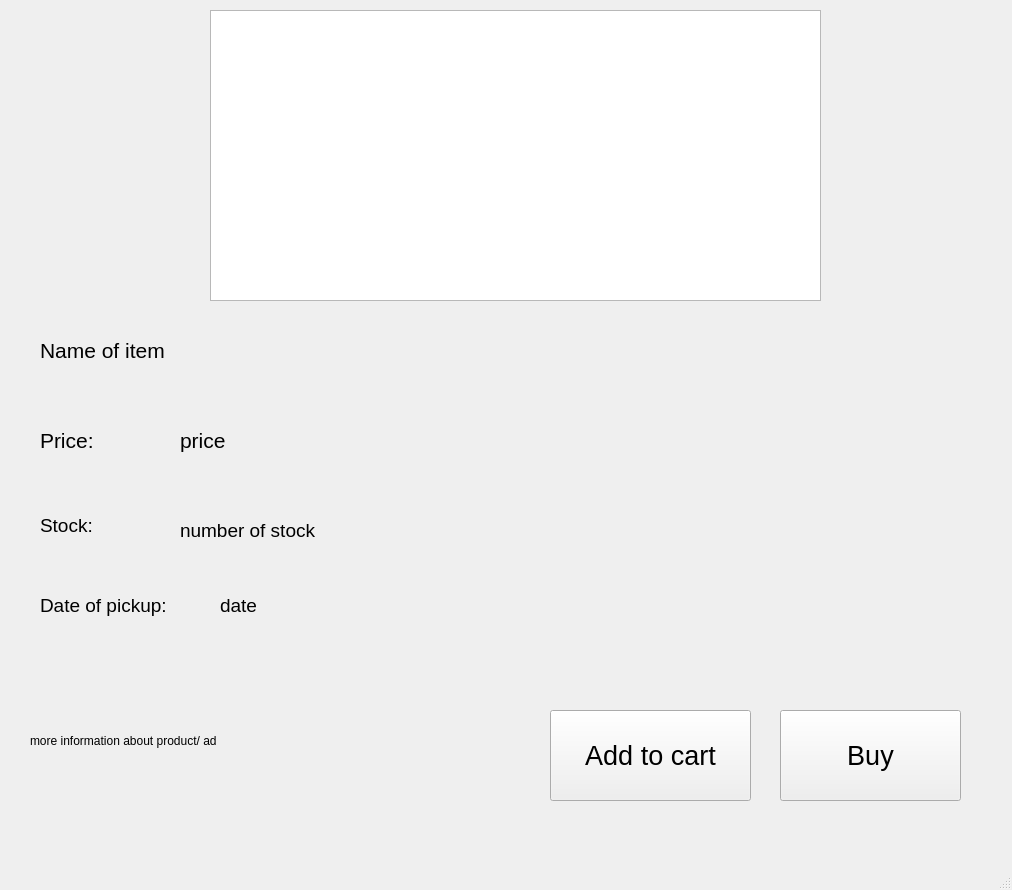
<?xml version="1.0" encoding="UTF-8"?>
<ui version="4.0">
 <class>MainWindow</class>
 <widget class="QMainWindow" name="MainWindow">
  <property name="geometry">
   <rect>
    <x>0</x>
    <y>0</y>
    <width>1012</width>
    <height>890</height>
   </rect>
  </property>
  <property name="windowTitle">
   <string>MainWindow</string>
  </property>
  <widget class="QWidget" name="centralwidget">
   <widget class="QGraphicsView" name="graphicsView">
    <property name="geometry">
     <rect>
      <x>210</x>
      <y>10</y>
      <width>611</width>
      <height>291</height>
     </rect>
    </property>
   </widget>
   <widget class="QLabel" name="label">
    <property name="geometry">
     <rect>
      <x>40</x>
      <y>320</y>
      <width>941</width>
      <height>61</height>
     </rect>
    </property>
    <property name="font">
     <font>
      <pointsize>16</pointsize>
     </font>
    </property>
    <property name="text">
     <string>Name of item</string>
    </property>
   </widget>
   <widget class="QLabel" name="label_2">
    <property name="geometry">
     <rect>
      <x>40</x>
      <y>410</y>
      <width>61</width>
      <height>61</height>
     </rect>
    </property>
    <property name="font">
     <font>
      <pointsize>16</pointsize>
     </font>
    </property>
    <property name="text">
     <string>Price:</string>
    </property>
   </widget>
   <widget class="QLabel" name="label_3">
    <property name="geometry">
     <rect>
      <x>40</x>
      <y>500</y>
      <width>61</width>
      <height>51</height>
     </rect>
    </property>
    <property name="font">
     <font>
      <pointsize>14</pointsize>
     </font>
    </property>
    <property name="text">
     <string>Stock:</string>
    </property>
   </widget>
   <widget class="QLabel" name="label_4">
    <property name="geometry">
     <rect>
      <x>180</x>
      <y>510</y>
      <width>151</width>
      <height>41</height>
     </rect>
    </property>
    <property name="font">
     <font>
      <pointsize>14</pointsize>
     </font>
    </property>
    <property name="text">
     <string>number of stock</string>
    </property>
   </widget>
   <widget class="QLabel" name="label_5">
    <property name="geometry">
     <rect>
      <x>180</x>
      <y>420</y>
      <width>101</width>
      <height>41</height>
     </rect>
    </property>
    <property name="font">
     <font>
      <pointsize>16</pointsize>
     </font>
    </property>
    <property name="text">
     <string>price</string>
    </property>
   </widget>
   <widget class="QLabel" name="label_6">
    <property name="geometry">
     <rect>
      <x>40</x>
      <y>590</y>
      <width>141</width>
      <height>31</height>
     </rect>
    </property>
    <property name="font">
     <font>
      <pointsize>14</pointsize>
     </font>
    </property>
    <property name="text">
     <string>Date of pickup: </string>
    </property>
   </widget>
   <widget class="QLabel" name="label_7">
    <property name="geometry">
     <rect>
      <x>220</x>
      <y>590</y>
      <width>191</width>
      <height>31</height>
     </rect>
    </property>
    <property name="font">
     <font>
      <pointsize>14</pointsize>
     </font>
    </property>
    <property name="text">
     <string>date</string>
    </property>
   </widget>
   <widget class="QLabel" name="label_8">
    <property name="geometry">
     <rect>
      <x>30</x>
      <y>660</y>
      <width>411</width>
      <height>161</height>
     </rect>
    </property>
    <property name="text">
     <string>more information about product/ ad</string>
    </property>
   </widget>
   <widget class="QPushButton" name="pushButton">
    <property name="geometry">
     <rect>
      <x>550</x>
      <y>710</y>
      <width>201</width>
      <height>91</height>
     </rect>
    </property>
    <property name="font">
     <font>
      <pointsize>20</pointsize>
     </font>
    </property>
    <property name="text">
     <string>Add to cart</string>
    </property>
   </widget>
   <widget class="QPushButton" name="pushButton_2">
    <property name="geometry">
     <rect>
      <x>780</x>
      <y>710</y>
      <width>181</width>
      <height>91</height>
     </rect>
    </property>
    <property name="font">
     <font>
      <pointsize>20</pointsize>
     </font>
    </property>
    <property name="text">
     <string>Buy</string>
    </property>
   </widget>
  </widget>
  <widget class="QMenuBar" name="menubar">
   <property name="geometry">
    <rect>
     <x>0</x>
     <y>0</y>
     <width>1012</width>
     <height>22</height>
    </rect>
   </property>
  </widget>
  <widget class="QStatusBar" name="statusbar"/>
 </widget>
 <resources/>
 <connections/>
</ui>
